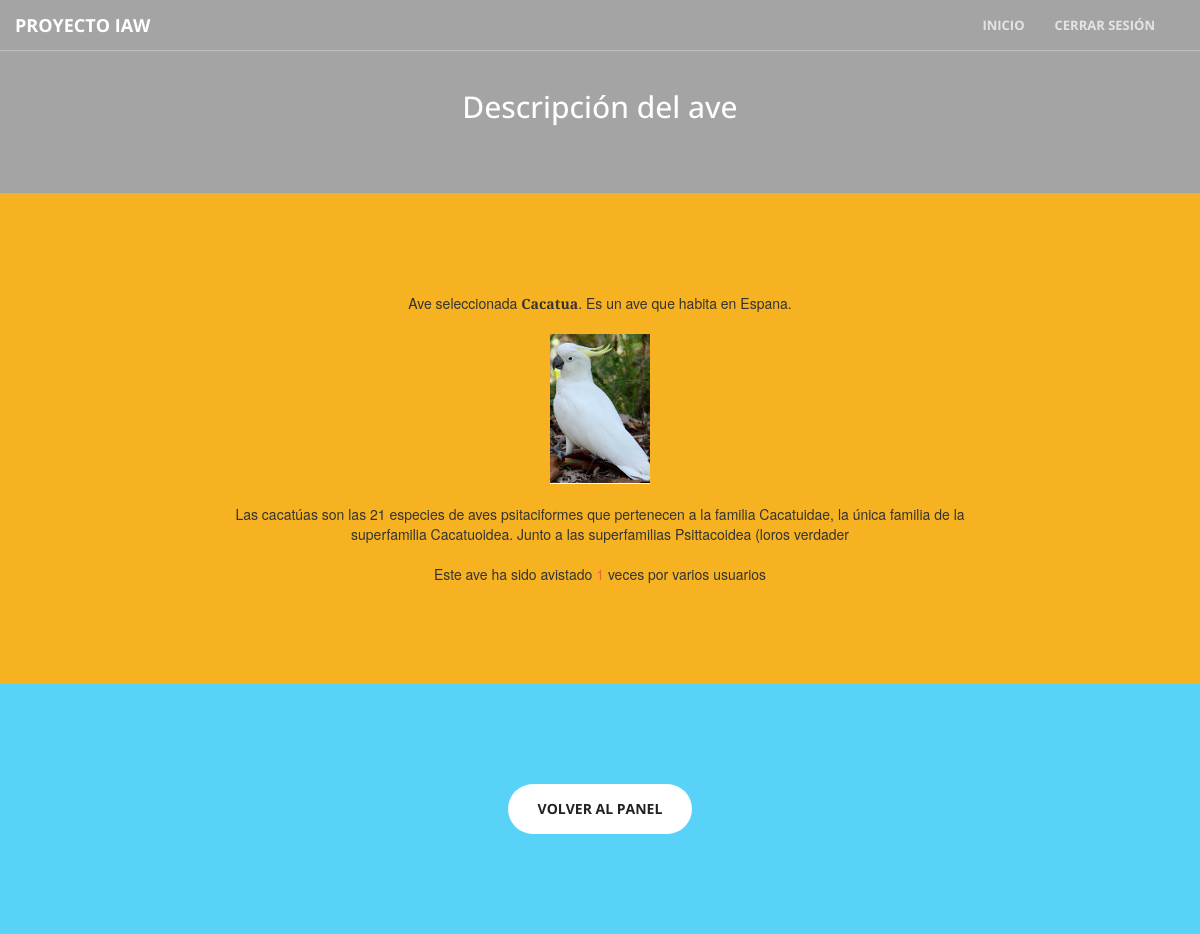
The page /perfil/descripcion.php?id=66 (signed in) on the database its author committed.
### tables this page shows
CREATE TABLE `avistar` (
  `sitio` varchar(45) NOT NULL,
  `fecha` date NOT NULL,
  `usuarios_dni` varchar(10) NOT NULL,
  `aves_codigo` int(11) NOT NULL,
  `usuarios_nombre` varchar(45) NOT NULL
);

CREATE TABLE `aves` (
  `codigo` int(11) NOT NULL,
  `nombre` varchar(45) NOT NULL,
  `color` varchar(45) DEFAULT NULL,
  `especie` varchar(45) DEFAULT NULL,
  `imagen` varchar(45) DEFAULT NULL,
  `descripcion` varchar(200) DEFAULT NULL
);

CREATE TABLE `se_encuentra` (
  `aves_codigo` int(11) NOT NULL,
  `aves_nombre` varchar(45) NOT NULL,
  `pais_nombre` varchar(45) NOT NULL
);

### perfil/descripcion.php (the view, shortened to what this page needs)
<!DOCTYPE html>
<html lang="en">
<head>
    <link href="../estilos/vendor/bootstrap/css/bootstrap.min.css" rel="stylesheet">
    <link href="../estilos/css/estilo.css" rel="stylesheet">
    <link href="../estilos/vendor/font-awesome/css/font-awesome.min.css" rel="stylesheet" type="text/css">
    <link href="../estilos/vendor/magnific-popup/magnific-popup.css" rel="stylesheet">
    <link href="../estilos/css/creative.min.css" rel="stylesheet">
</head>
<body id="page-top">
    <nav id="mainNav" class="navbar navbar-default navbar-fixed-top">
        <div class="container-fluid">
            <div class="navbar-header">
                <a class="navbar-brand page-scroll" href="#page-top">Proyecto IAW</a>
            </div>
            <div class="collapse navbar-collapse" id="bs-example-navbar-collapse-1">
                <ul class="nav navbar-nav navbar-right">
                    <li>
                        <a class="page-scroll" href="../">Inicio</a>
                    </li>
                    <li>
                        <a class="page-scroll" href="../sesion/logout.php">Cerrar sesión</a>
                    </li>
                    <li>
                        <a class="page-scroll" href="#contact"></a>
                    </li>
                </ul>
            </div>
        </div>
    </nav>
    <?php
    echo "<aside class='capa'>";
        echo "<br/><br/>";
        echo "<div class='container text-center'>";
            echo "<div class='call-to-action'>";
                echo "<h2 id='blanco'>Descripción del ave</h2>";
           echo " </div>";
        echo "</div>";
    echo "</aside>";
        ?>
    <section class="bg-primary-amarillo" id="about">
        <div class="container">
            <div class="row">
                <div class="col-lg-8 col-lg-offset-2 text-center">
    <?php
      $codigo=$_GET['id'];
      $connection = new mysqli("localhost", "root", "", "proyecto");
      if ($result = $connection->query("SELECT * FROM avistar av join aves a on av.aves_codigo=a.codigo join se_encuentra s on a.codigo=s.aves_codigo where a.codigo=$codigo;")) {
      } else {
            echo "Error: " . $sql . "<br>" . mysqli_error($connection);
      }
          while($obj = $result->fetch_object()) {
                echo "<div class='row text-center'>";
                echo "<div class='col-lg-12 text-center'>Ave seleccionada <b>".$obj->nombre."</b>. Es un ave que habita en ".$obj->pais_nombre.".</div>";
                echo "</div>";
                echo "<div class='row'>";
                    echo "<div class='col-lg-12 '><img src='../admin/add/$obj->imagen'/></div>";
                echo "</div>";
              echo "<div class='row'>";
                    echo "<div class='col-lg-12 '><br/>$obj->descripcion</div>";
                echo "</div>";
            echo "<div class='row text-center'>";
            $consulta =  "SELECT count(aves_codigo) as numero FROM avistar where aves_codigo=$codigo;";
            if ($result = $connection->query($consulta)) {
            } else {
                echo "Error: " . $sql . "<br>" . mysqli_error($connection);
          }
              while($obj = $result->fetch_object()) {
                    echo "<br/>Este ave ha sido avistado <a href='usuario/pagina.php?id=$codigo'>".$obj->numero."</a> veces por varios usuarios";
              }
          }
          ?>
     <br>
                </div>
            </div>
        </div>
    </section>
    <section class="bg-primary-naranja" id="about">
        <div class="container">
            <div class="row">
                <div class="col-lg-8 col-lg-offset-2 text-center">
                    <a href="index.php" class="page-scroll btn btn-default btn-xl sr-button">Volver al panel</a>
                </div>
            </div>
        </div>
    </section>
</body>
</html>

### estilos/css/estilo.css (style rules this page uses)
.capa { background-color: #A4A4A4; }
#blanco { color:white; }
.bg-primary-amarillo { background-color: #F6B221; }
.bg-primary-naranja { background-color: #58D3F7; }

### rows shown on the page
avistar: aves.nombre "Cacatua", se_encuentra.pais_nombre "Espana", aves.imagen (picture), aves.descripcion "Las cacatúas son las 21 especies de aves psitaciformes que pertenecen a la familia Cacatuidae, la única familia de la superfamilia Cacatuoidea. Junto a las superfamilias Psittacoidea (loros verdader", numero "1"
